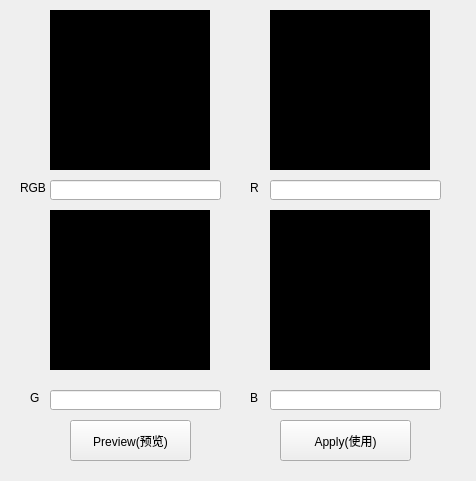
<?xml version="1.0" encoding="UTF-8"?>
<ui version="4.0">
 <class>CurveAdjustWidget</class>
 <widget class="QWidget" name="CurveAdjustWidget">
  <property name="geometry">
   <rect>
    <x>0</x>
    <y>0</y>
    <width>476</width>
    <height>481</height>
   </rect>
  </property>
  <property name="windowTitle">
   <string>CurveAdjust</string>
  </property>
  <property name="windowOpacity">
   <double>0.850000000000000</double>
  </property>
  <widget class="QPushButton" name="previewBtn">
   <property name="geometry">
    <rect>
     <x>70</x>
     <y>420</y>
     <width>121</width>
     <height>41</height>
    </rect>
   </property>
   <property name="text">
    <string>Preview(预览)</string>
   </property>
   <property name="autoDefault">
    <bool>false</bool>
   </property>
  </widget>
  <widget class="QPushButton" name="applyBtn">
   <property name="geometry">
    <rect>
     <x>280</x>
     <y>420</y>
     <width>131</width>
     <height>41</height>
    </rect>
   </property>
   <property name="text">
    <string>Apply(使用)</string>
   </property>
   <property name="autoDefault">
    <bool>false</bool>
   </property>
  </widget>
  <widget class="QWidget" name="rgbWidget" native="true">
   <property name="geometry">
    <rect>
     <x>50</x>
     <y>10</y>
     <width>160</width>
     <height>160</height>
    </rect>
   </property>
   <property name="styleSheet">
    <string notr="true">background-color:#000;</string>
   </property>
  </widget>
  <widget class="QWidget" name="rWidget" native="true">
   <property name="geometry">
    <rect>
     <x>270</x>
     <y>10</y>
     <width>160</width>
     <height>160</height>
    </rect>
   </property>
   <property name="styleSheet">
    <string notr="true">background-color:#000;</string>
   </property>
  </widget>
  <widget class="QWidget" name="gWidget" native="true">
   <property name="geometry">
    <rect>
     <x>50</x>
     <y>210</y>
     <width>160</width>
     <height>160</height>
    </rect>
   </property>
   <property name="styleSheet">
    <string notr="true">background-color:#000;</string>
   </property>
  </widget>
  <widget class="QWidget" name="bWidget" native="true">
   <property name="geometry">
    <rect>
     <x>270</x>
     <y>210</y>
     <width>160</width>
     <height>160</height>
    </rect>
   </property>
   <property name="styleSheet">
    <string notr="true">background-color:#000;</string>
   </property>
  </widget>
  <widget class="QLineEdit" name="rgbEdit">
   <property name="geometry">
    <rect>
     <x>50</x>
     <y>180</y>
     <width>171</width>
     <height>20</height>
    </rect>
   </property>
  </widget>
  <widget class="QLineEdit" name="rEdit">
   <property name="geometry">
    <rect>
     <x>270</x>
     <y>180</y>
     <width>171</width>
     <height>20</height>
    </rect>
   </property>
  </widget>
  <widget class="QLineEdit" name="gEdit">
   <property name="geometry">
    <rect>
     <x>50</x>
     <y>390</y>
     <width>171</width>
     <height>20</height>
    </rect>
   </property>
  </widget>
  <widget class="QLineEdit" name="bEdit">
   <property name="geometry">
    <rect>
     <x>270</x>
     <y>390</y>
     <width>171</width>
     <height>20</height>
    </rect>
   </property>
  </widget>
  <widget class="QLabel" name="label">
   <property name="geometry">
    <rect>
     <x>20</x>
     <y>180</y>
     <width>31</width>
     <height>16</height>
    </rect>
   </property>
   <property name="text">
    <string>RGB</string>
   </property>
  </widget>
  <widget class="QLabel" name="label_2">
   <property name="geometry">
    <rect>
     <x>250</x>
     <y>180</y>
     <width>21</width>
     <height>16</height>
    </rect>
   </property>
   <property name="text">
    <string>R</string>
   </property>
  </widget>
  <widget class="QLabel" name="label_3">
   <property name="geometry">
    <rect>
     <x>30</x>
     <y>390</y>
     <width>21</width>
     <height>16</height>
    </rect>
   </property>
   <property name="text">
    <string>G</string>
   </property>
  </widget>
  <widget class="QLabel" name="label_4">
   <property name="geometry">
    <rect>
     <x>250</x>
     <y>390</y>
     <width>21</width>
     <height>16</height>
    </rect>
   </property>
   <property name="text">
    <string>B</string>
   </property>
  </widget>
 </widget>
 <tabstops>
  <tabstop>rgbEdit</tabstop>
  <tabstop>rEdit</tabstop>
  <tabstop>gEdit</tabstop>
  <tabstop>bEdit</tabstop>
  <tabstop>previewBtn</tabstop>
  <tabstop>applyBtn</tabstop>
 </tabstops>
 <resources/>
 <connections/>
</ui>
